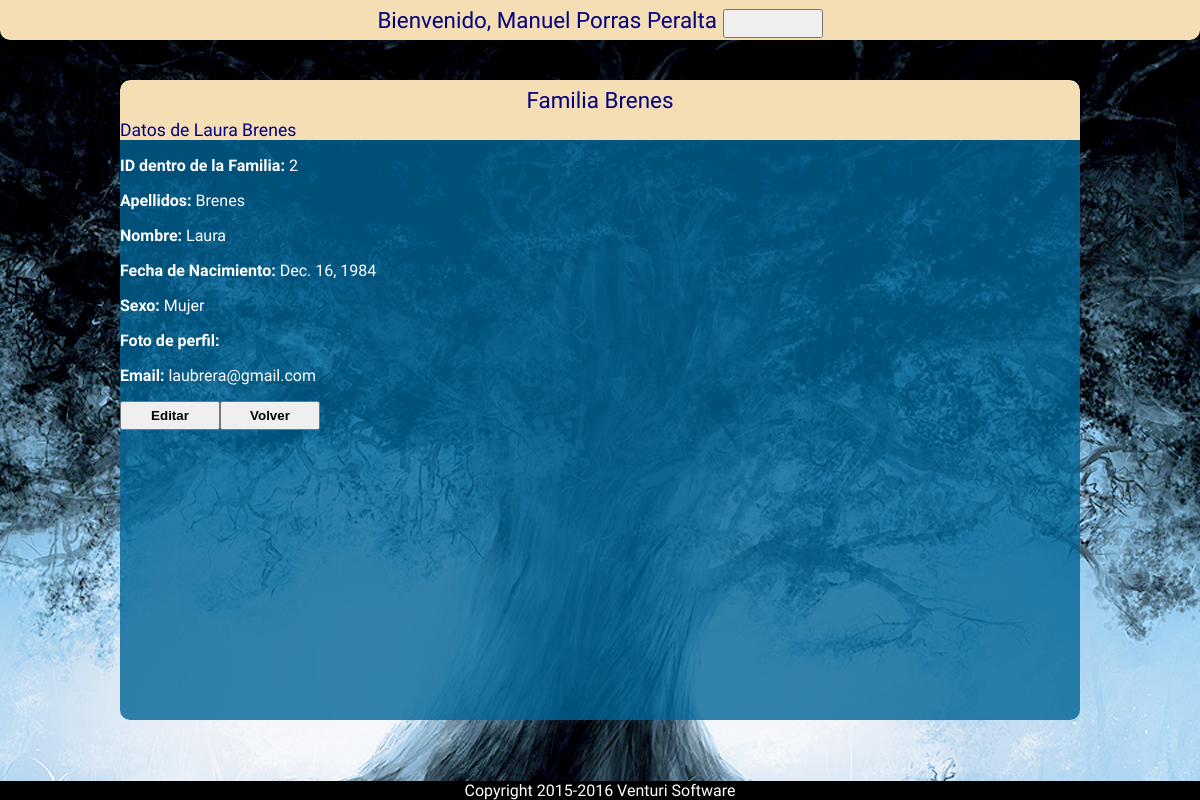
Before: /family/member/2/ (signed in) with the older database file.
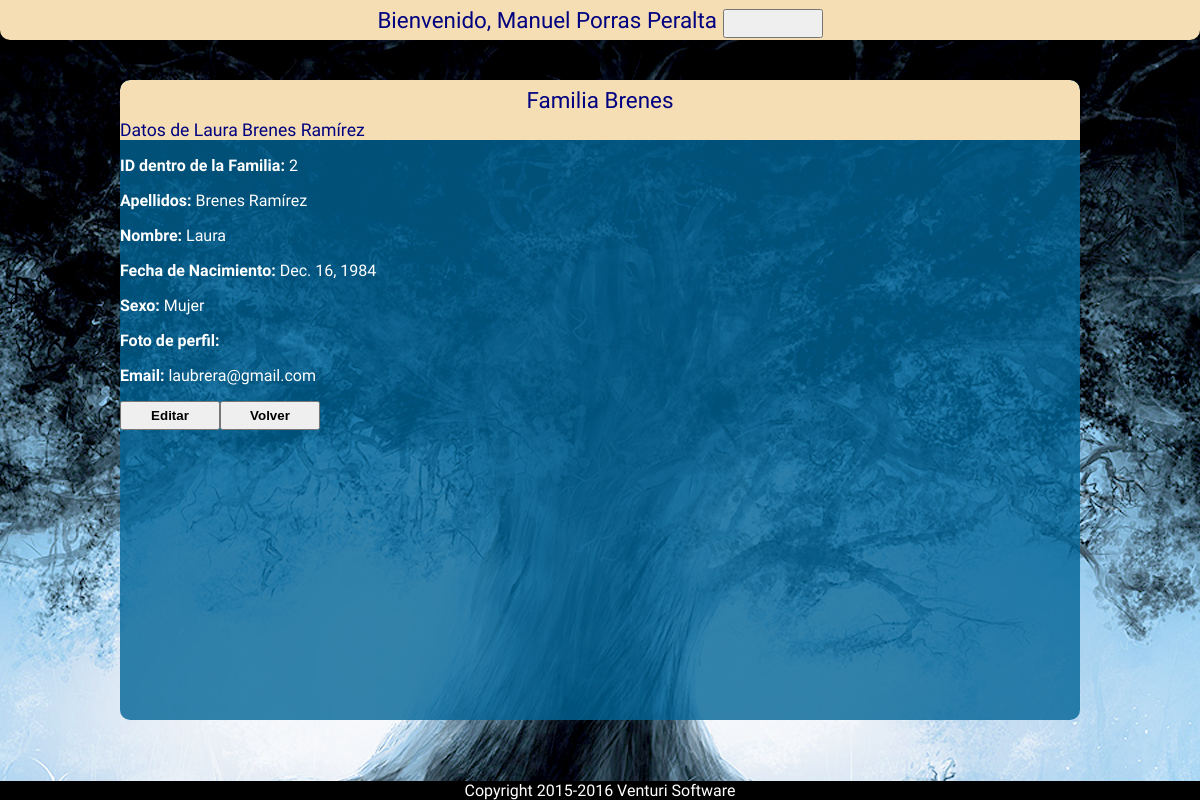
After: the same page with the newer database file.
### family/models.py (models this page shows, shortened)
class Member(models.Model):
	member_family_id = models.ForeignKey(Family,verbose_name='ID Familia') #Clave ajena que une al miembro de la familia con su familia
	member_name = models.CharField(verbose_name='Nombre',max_length=100) #Nombre del miembro de la familia
	member_surname = models.CharField(verbose_name='Apellidos',max_length=100) #Apellido o Apellidos del miembro de la familia
	member_sex = models.CharField(verbose_name='Sexo',choices=(('Hombre','Hombre'),('Mujer','Mujer'),('No especificado','No especificado')),max_length=20) #Sexo del miembro de la familia
	member_birth = models.DateField('Fecha de nacimiento',help_text='Fecha en este formato <em>AÑO-MES-DÍA</em>') #Fecha de nacimiento
	member_rip = models.DateField('Fecha de fallecimiento',null=True,blank=True) #Fecha de defunción
	member_profile_image = models.ImageField('Foto de perfil',null=True,blank=True) #Imagen de perfil del miembro de la familia
	member_partner_id = models.IntegerField(default=0,null=True,blank=True,verbose_name='ID Pareja') #ID del cónyuge que sirve de enlace a una nueva familia
	member_email = models.EmailField('E-Mail',null=True,blank=True) #Correo electrónico de contacto

### family/views.py (the view)
# urls.py: url(r'^member/(?P<mem_id>[0-9])+/$', login_required(views.reqMember), name='member'),
def reqMember(request, mem_id):
	member_data = get_object_or_404(Member, pk=mem_id)
	fam_id = member_data.member_family_id.id
	family_data = get_object_or_404(Family, pk=fam_id)
	context = {'member_data':member_data,'family_data':family_data}
	return render(request, 'family/viewFamMember.html',context)

### family/templates/family/viewFamMember.html (shortened to what this page needs)
{% extends "base.html" %}
{% block content %}
<div class="titulo_seccion">Familia {{ family_data.family_name }}</div>
<div class="titulo_miembro">Datos de {{ member_data.member_name }} {{ member_data.member_surname }}</div>
<p><b>ID dentro de la Familia: </b>{{ member_data.id }}</p>
<p><b>Apellidos:</b> {{ member_data.member_surname }}</p>
<p><b>Nombre:</b> {{ member_data.member_name }}</p>
<p><b>Fecha de Nacimiento:</b> {{ member_data.member_birth }}</p>
<p><b>Sexo:</b> {{ member_data.member_sex }}</p>
<p><b>Foto de perfil:</b>
</p>
<p><b>Email:</b> {{ member_data.member_email }}</p>
<input type="submit" onclick="location.href='{% url 'family:edit_member' member_data.id %}'" value="Editar"><input type="button" onclick="location.href='{% url 'family:family' family_data.id %}'" value="Volver"/>
</div>
{% endblock %}

Changed rows visible on the page:
changed Member "Laura": member_surname "Brenes" → "Brenes Ramírez"
